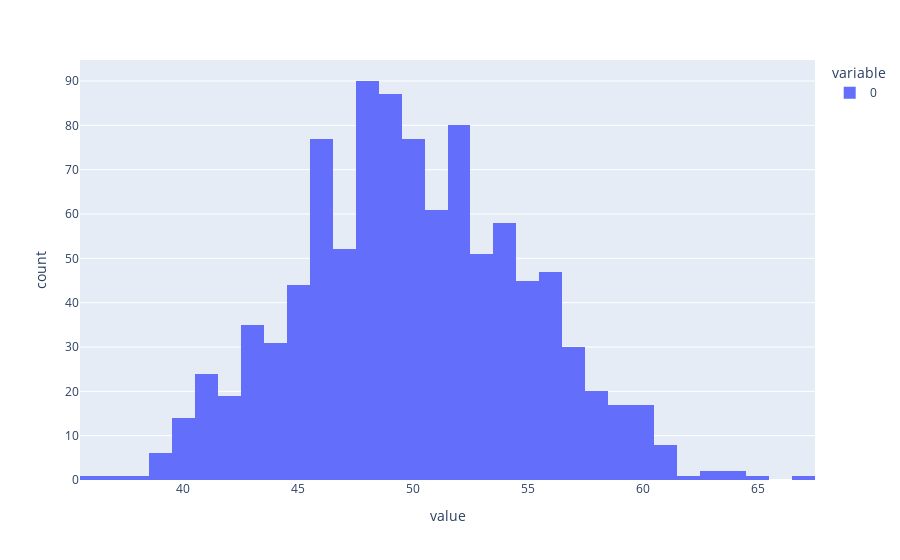

The notebook cell saved with this chart:
### Code cell
outcomes = []
for i in range(1000):
    heads = np.random.binomial(100,0.5)
    outcomes.append(heads)

px.histogram(outcomes)

### Figure 1 — Plotly figure (JSON) as saved in the notebook; plotly's stock layout.template omitted (floating-point values rounded to 4 significant figures; data arrays with more than 128 entries replaced by an {"elided": "..."} marker saying what was removed)
{"data": [{"alignmentgroup": "True", "bingroup": "x", "hovertemplate": "variable=0<br>value=%{x}<br>count=%{y}<extra></extra>", "legendgroup": "0", "marker": {"color": "#636efa", "pattern": {"shape": ""}}, "name": "0", "offsetgroup": "0", "orientation": "v", "showlegend": true, "type": "histogram", "x": {"elided": "1000 int values"}, "xaxis": "x", "yaxis": "y"}], "layout": {"barmode": "relative", "legend": {"title": {"text": "variable"}, "tracegroupgap": 0}, "margin": {"t": 60}, "xaxis": {"anchor": "y", "domain": [0, 1], "title": {"text": "value"}}, "yaxis": {"anchor": "x", "domain": [0, 1], "title": {"text": "count"}}}}
